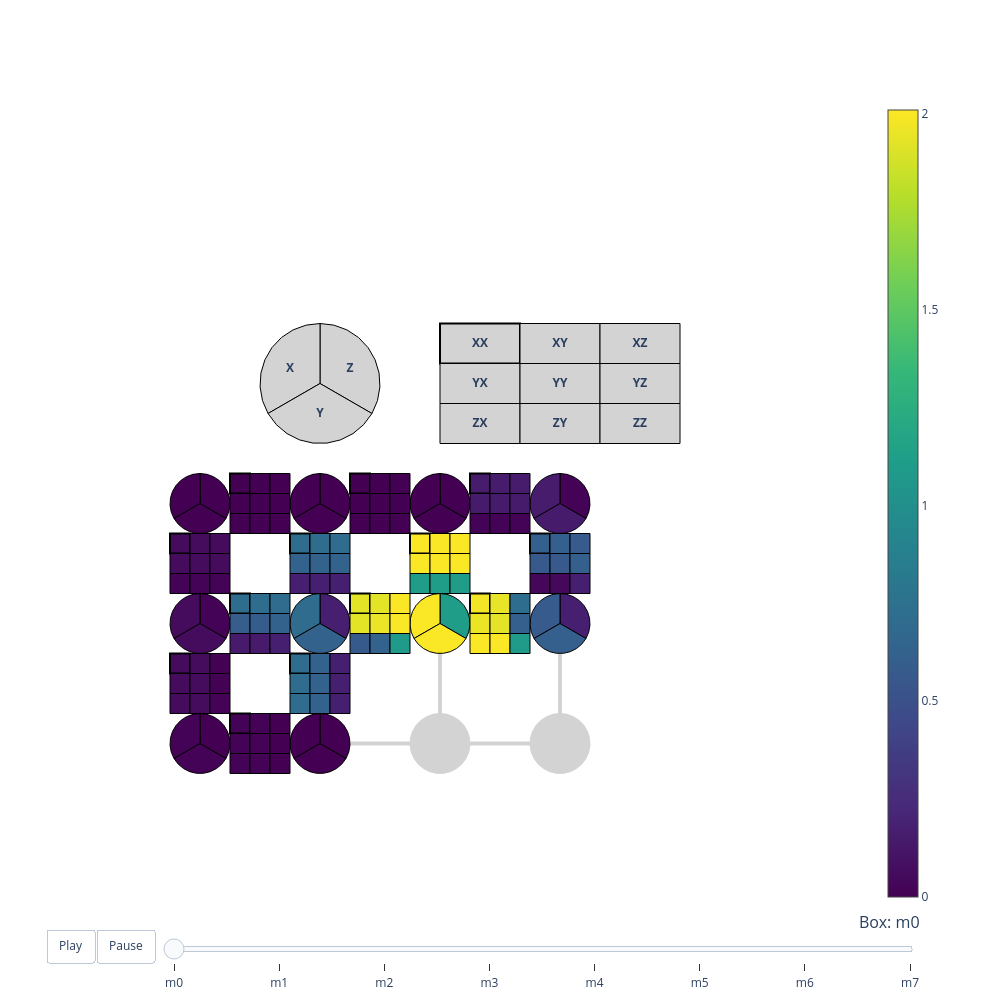

The notebook cell this image was saved under:
### Markdown cell above
This figure looks quite different from the unfiltered one above, and not only because it shows
fewer values. Each placeholder in these figures stands for one support: a single qubit, or a pair of
qubits. Without a filter, a box shows a placeholder on every qubit and on every pair of neighboring
qubits, so it spreads over several columns. With `"X"`, only the single-qubit supports remain, and
each box shrinks to a single column.

Neither picture shows what PEC actually applies though. The placeholders are a way to display
bounds, not anti-noise gates. During the experiment, every box whose error terms are mitigated is
treated as a single layer of two-qubit gates, and the anti-noise Paulis sampled for its error terms
are composed into one Pauli that is applied to that layer as a whole.

## `animate_shaded_lightcone`

On a device whose connectivity is not a 1D line, a circuit diagram no longer shows which qubits are
neighbors, so the spatial spread of the lightcone becomes impossible to read.
`animate_shaded_lightcone` instead draws the QPU's coupling map and animates the bounds across it,
one noisy box per frame.

It needs a `CouplingMap`, which it lays out on a grid by embedding the device graph, so it handles both
heavy-hex and square connectivity.

<div class="alert alert-info">

**Note:** In this rendered documentation the animation is static. The slider and play button only
work when the notebook runs interactively, for example in Jupyter.

</div>

### Code cell
from qiskit import transpile
from qiskit.transpiler import CouplingMap
from qiskit_addon_slc.visualization import animate_shaded_lightcone

# A small square-lattice device stands in for a real backend here.
coupling_map = CouplingMap.from_grid(3, 4)

# Lay the chain onto a connected path of physical qubits, snaking through the grid, so the
# transpiler inserts no SWAPs: a SWAP-laden circuit is far more expensive to bound and harder to
# read.
initial_layout = [0, 1, 2, 3, 7, 6, 5, 4, 8, 9]
device_circuit = transpile(
    circuit,
    coupling_map=coupling_map,
    initial_layout=initial_layout,
    optimization_level=0,
)
boxed_device_circuit = boxing_pass.run(device_circuit)
device_noise_paulis = generate_noise_model_paulis(
    find_unique_box_instructions(boxed_device_circuit),
    coupling_map=coupling_map,
    circuit=boxed_device_circuit,
)
# The same observable, on the physical qubit the middle of the chain was laid onto.
device_observable = Pauli("I" * device_circuit.num_qubits).compose(
    "Z", [initial_layout[num_qubits // 2]]
)
device_bounds = compute_forward_bounds(
    boxed_device_circuit, device_noise_paulis, device_observable
)

animate_shaded_lightcone(boxed_device_circuit, device_bounds, coupling_map)
